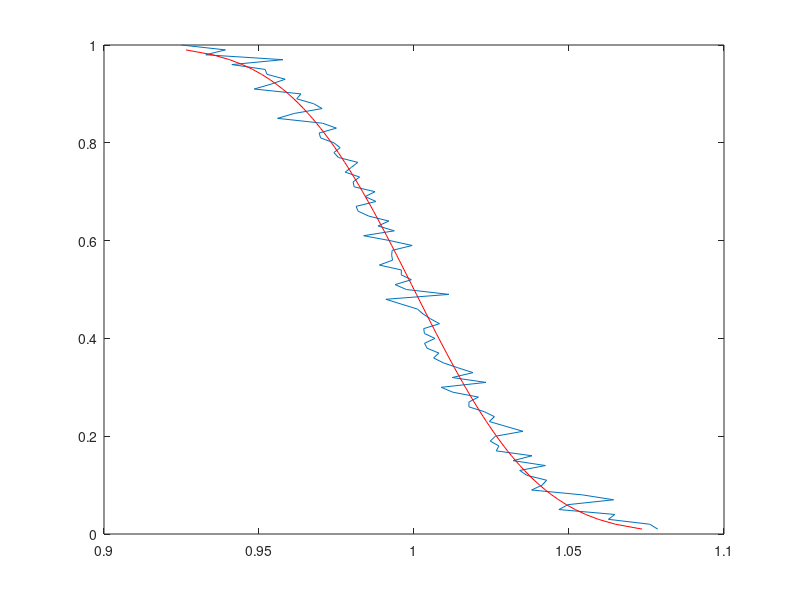

The MATLAB source for this figure:
% Here we calculate the threhsold in energy detection by simulations. 
% This is a general method and applicable to all scenarios for energy detection.
% We assume that all the signals are complex Gaussian.
% Algorithm:
% 1. Assume onlt noise is received, i.e., primary user is absent.
% 2. If the only noise energy lies above the threhsold, it corresponds to
% false alarm.
% 3. Run this scenario for some number of iteration.
% 4. Probability of False Alarm = energy above threshold/No. of Iteration.
% Code written by: Sanket Kalamkar, Indian Institute of Technology Kanpur,
% India.

clc
close all
clear all
L = 1e3; % Number of samples to be taken
iter = 1e2; % Number of iterations
Pf = 0.01:0.01:1; % Probability of False Alarm 
for tt = 1:length(Pf)
    tt %display time 
for kk=1:iter % Number of Monte Carlo Simulations

 n=(randn(1,L)+j*randn(1,L))./(sqrt(2)); % Primary User Gaussian Signal

 y = n; % Received signal at the secondary user
 energy = abs(y).^2; % Energy of received signal over L samples
 energy_fin(kk) =(1/L).*sum(energy); % Test Statistic of the energy detection

end
 energy_desc = sort(energy_fin,'descend'); % Arrange values in descending order
 thresh(tt) = energy_desc(ceil(Pf(tt)*iter)); % Threshold obtained by simulations; the first 'Pf' fraction of values lie above the threshold
end
plot(thresh, Pf)
hold on

%%
thresh1 = (qfuncinv(Pf)./sqrt(L))+ 1; % Theroretical value of threshold
plot(thresh1, Pf, 'r')
hold on



